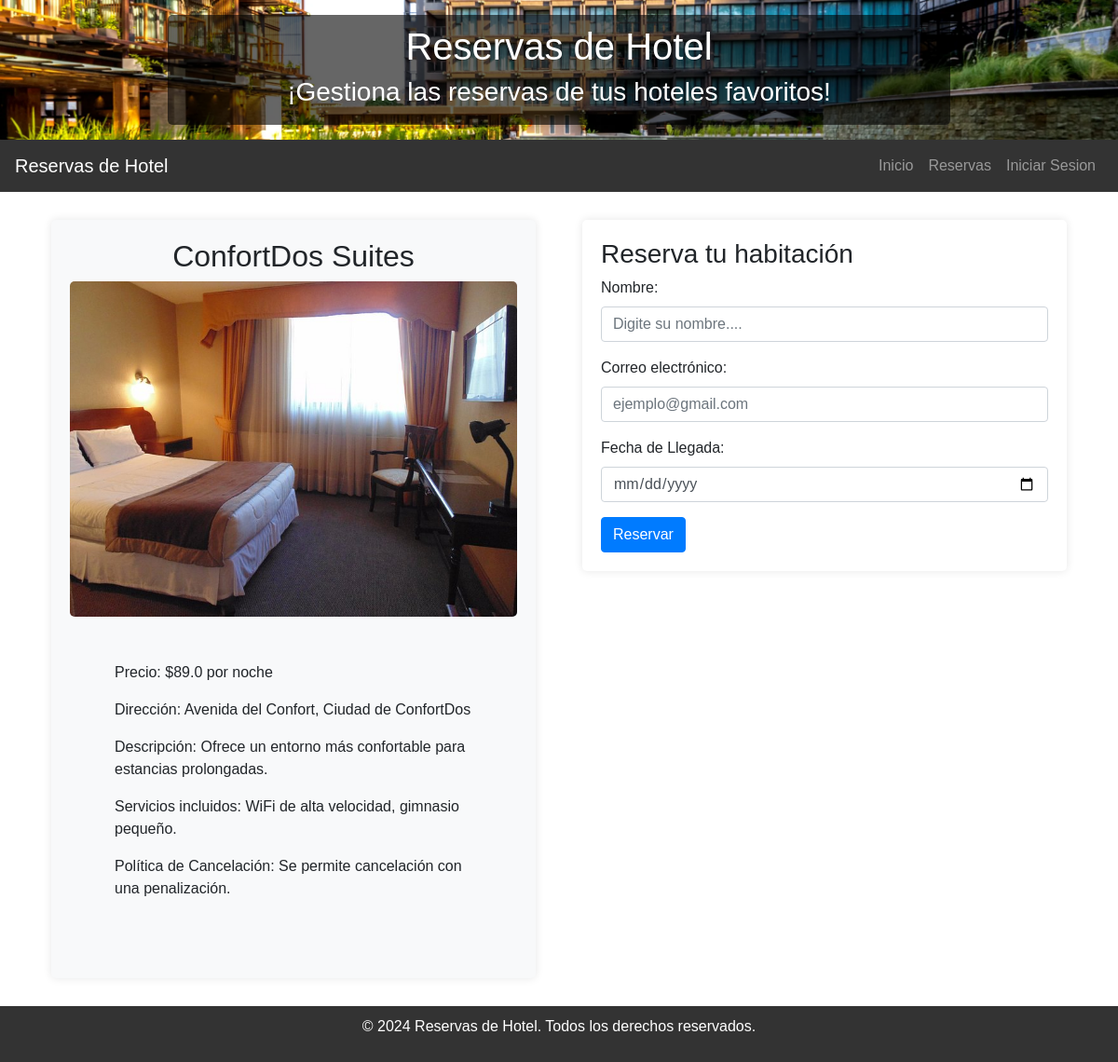
/home/hotel/dos/2/, run on the app's committed database.
### reservas/models.py (models this page shows, shortened)
class Encabezado(models.Model):
    titulo = models.CharField(max_length = 200)
    subtitulo = models.CharField(max_length = 200)
    fondo = models.ImageField(upload_to = 'imagenes', null = True, blank = True)

class HotelesDosEstrellas(models.Model):
    imagen = models.ImageField(upload_to='imagenes', null=True, blank=True)
    nombre = models.CharField(max_length=200)
    precio = models.FloatField()
    direccion = models.CharField(max_length=200)
    descripcion = models.TextField()
    servicios = models.CharField(max_length=400)
    politica = models.CharField(max_length=400)

### reservas/views.py (the view)
# urls.py: path('home/hotel/<str:categoria>/<int:id>/', views.detallesHotel, name='detallesHotel'),
def detallesHotel(request, categoria, id):
    model_mapping = {
        'una': models.HotelesUnaEstrella,
        'dos': models.HotelesDosEstrellas,
        'tres': models.HotelesTresEstrellas,
        'cuatro': models.HotelesCuatroEstrellas,
        'cinco': models.HotelesCincoEstrellas
    }
    HotelModel = model_mapping.get(categoria)
    print(categoria)
    if not HotelModel:
        return HttpResponse("Categoría no válida", status=404)
    hotel = get_object_or_404(HotelModel, id=id)
    mensaje = models.Encabezado.objects.first()
    if request.method == 'POST':
        form = ReservationForm(request.POST)
        if request.user.is_authenticated:
            if form.is_valid():
                reserva = form.save(commit=False)
                setattr(reserva, f'hotel_{categoria}_estrella', hotel)
                reserva.user = request.user
                reserva.save()
                return redirect('index')
        return redirect('signin')
    else:
        form = ReservationForm()
    return render(request, 'detallesHotel.html', {'hotel': hotel, 'form': form, 'mensaje': mensaje})

### reservas/forms.py
class ReservationForm(forms.ModelForm):
    class Meta:
        model = Reservation
        fields = ['nombre', 'correo', 'fechaLlegada']

### reservas/templates/detallesHotel.html (shortened to what this page needs)
{% extends 'layouts/base.html' %}
{% block content %}
    <main>
        <div class="container">
            <div class="row">
                <div class="col-md-6 d-flex">
                    <div class="hotel-details">
                        <h2>{{ hotel.nombre }}</h2>
                        <img src="{{ hotel.imagen.url }}" alt="Hotel 1" class="hotel-image">
                        <div class="details m-5">
                            <p>Precio: ${{ hotel.precio }} por noche</p>
                            <p>Dirección: {{ hotel.direccion }}</p>
                            <p>Descripción: {{ hotel.descripcion }}</p>
                            <p>Servicios incluidos: {{ hotel.servicios }}</p>
                            <p>Política de Cancelación: {{ hotel.politica }}</p>
                        </div>
                    </div>
                </div>
                <div class="col-md-6">
                    <div class="reservation-form">
                        <h3>Reserva tu habitación</h3>
                        <form method="post">
                            <div class="mb-3">
                                {{ form.nombre.label_tag }}
                                {{ form.nombre }}
                            </div>
                            <div class="mb-3">
                                {{ form.correo.label_tag }}
                                {{ form.correo }}
                            </div>
                            <div class="mb-3">
                                {{ form.fechaLlegada.label_tag }}
                                {{ form.fechaLlegada }}
                            </div>
                            <button type="submit" class="btn btn-primary">Reservar</button>
                        </form>
                    </div>
                </div>
            </div>
        </div>
    </main>
{% endblock %}

### reservas/templates/layouts/base.html (shortened to what this page needs)
<!DOCTYPE html>
<html lang="en">
<head>
    <link href="https://maxcdn.bootstrapcdn.com/bootstrap/4.5.2/css/bootstrap.min.css" rel="stylesheet">
</head>
<body>
    <header>
        <div class="content">
            <div class="Titulo">
                <h1>{{ mensaje.titulo }}</h1>
            </div>
            <div class="subtitulo">
                <h3>{{ mensaje.subtitulo }}</h3>
            </div>
        </div>
    </header>
    <nav class="navbar navbar-expand-lg navbar-dark">
        <a class="navbar-brand" href="#">Reservas de Hotel</a>
        <div class="collapse navbar-collapse" id="navbarNav">
            <ul class="navbar-nav ml-auto">
                <li class="nav-item">
                    <a class="nav-link" href="/home">Inicio</a>
                </li>
                <li class="nav-item">
                    <a class="nav-link" href="{% url 'reservations' %}">Reservas</a>
                </li>
                {% if user.is_authenticated %}
                <li class="nav-item">
                    <a class="nav-link" href="/logout">Cerrar Sesion</a>
                </li>
                {% else %}
                <li class="nav-item">
                    <a class="nav-link" href="/signin">Iniciar Sesion</a>
                </li>
                {% endif %}
            </ul>
        </div>
    </nav>
    {% block content %}
    {% endblock %}
    <footer>
        <p>&copy; 2024 Reservas de Hotel. Todos los derechos reservados.</p>
    </footer>
</body>
</html>

### reservas/templates/detallesHotel.html (style rules this page uses)
main { padding: 20px; }
.hotel-details { display: flex; align-items: center; justify-content: space-between; padding: 20px; margin: 20px; background-color: #f8f9fa; border-radius: 5px; box-shadow: 0 0 10px rgba(0, 0, 0, 0.1); }
.hotel-details .details { flex: 1; padding-left: 20px; }
.hotel-image { max-width: 100%; height: auto; border-radius: 5px; }
.reservation-form { background-color: #ffffff; padding: 20px; margin: 20px; border-radius: 5px; box-shadow: 0 0 10px rgba(0, 0, 0, 0.1); }
@media (max-width: 1480px) { .hotel-details, .reservation-form { flex-direction: column; align-items: center; margin: 10px; } }
@media (max-width: 1480px) { .hotel-details .details { padding-left: 0; text-align: start; } }

### data on the page
Encabezado: titulo "Reservas de Hotel", subtitulo "¡Gestiona las reservas de tus hoteles favoritos!"
HotelesDosEstrellas: nombre "ConfortDos Suites", imagen (picture), precio "89.0", direccion "Avenida del Confort, Ciudad de ConfortDos", descripcion "Ofrece un entorno más confortable para estancias prolongadas.", servicios "WiFi de alta velocidad, gimnasio pequeño.", politica "Se permite cancelación con una penalización."
